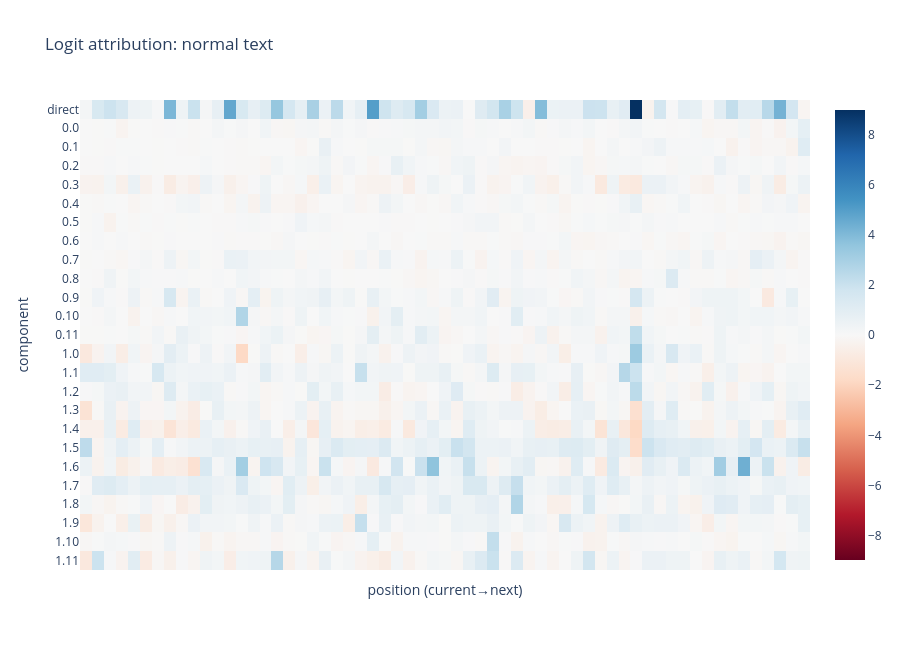
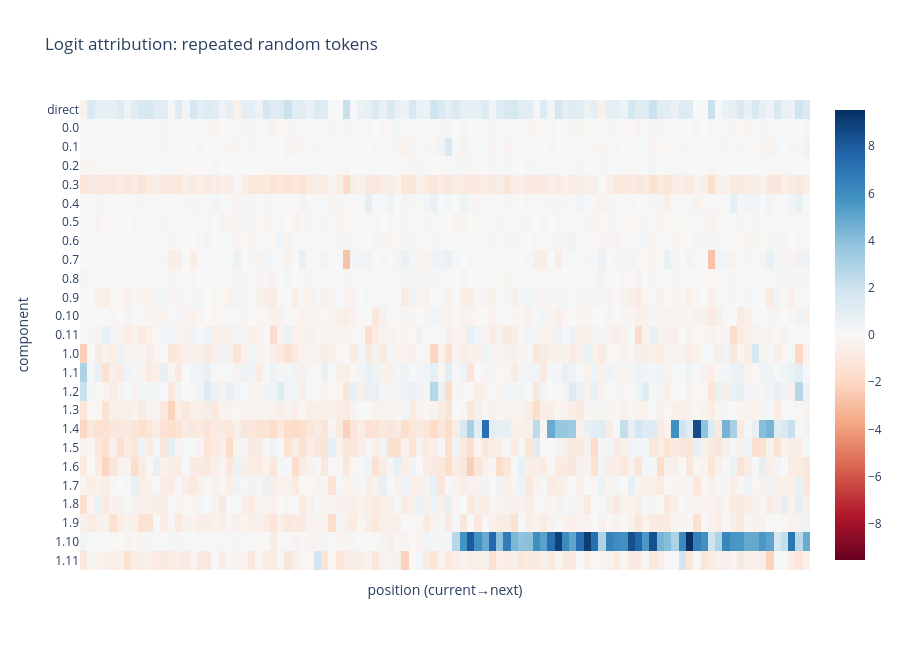

The cell these charts' notebook holds for them, in order:
### Code cell
component_labels = ["direct"] + [f"0.{h}" for h in range(12)] + [f"1.{h}" for h in range(12)]


def plot_attr(attr, tokens, title):
    str_toks = model.to_str_tokens(tokens)
    fig = px.imshow(
        utils.to_numpy(attr.T), x=[f"{i}: {s!r}→{n!r}" for i, (s, n) in enumerate(zip(str_toks[:-1], str_toks[1:]))],
        y=component_labels, color_continuous_scale="RdBu", color_continuous_midpoint=0, title=title, height=650,
        labels={"x": "position (current→next)", "y": "component"}, aspect="auto",
    )
    fig.update_xaxes(showticklabels=False)
    fig.show()


plot_attr(logit_attr, tokens, "Logit attribution: normal text")

rep_attr = logit_attribution(rep_cache["embed"], rep_cache["result", 0], rep_cache["result", 1], model.W_U, rep_tokens.squeeze())
plot_attr(rep_attr, rep_tokens.squeeze(), "Logit attribution: repeated random tokens")

### Figure 1 — Plotly figure (JSON) as saved in the notebook; plotly's stock layout.template omitted (floating-point values rounded to 4 significant figures; data arrays with more than 128 entries replaced by an {"elided": "..."} marker saying what was removed)
{"data": [{"coloraxis": "coloraxis", "hovertemplate": "position (current→next): %{x}<br>component: %{y}<br>color: %{z}<extra></extra>", "name": "0", "type": "heatmap", "x": ["0: '<|endoftext|>'→'We'", "1: 'We'→' think'", "2: ' think'→' that'", "3: ' that'→' powerful'", "4: ' powerful'→','", "5: ','→' significantly'", "6: ' significantly'→' super'", "7: ' super'→'human'", "8: 'human'→' machine'", "9: ' machine'→' intelligence'", "10: ' intelligence'→' is'", "11: ' is'→' more'", "12: ' more'→' likely'", "13: ' likely'→' than'", "14: ' than'→' not'", "15: ' not'→' to'", "16: ' to'→' be'", "17: ' be'→' created'", "18: ' created'→' this'", "19: ' this'→' century'", "20: ' century'→'.'", "21: '.'→' If'", "22: ' If'→' current'", "23: ' current'→' machine'", "24: ' machine'→' learning'", "25: ' learning'→' techniques'", "26: ' techniques'→' were'", "27: ' were'→' scaled'", "28: ' scaled'→' up'", "29: ' up'→' to'", "30: ' to'→' this'", "31: ' this'→' level'", "32: ' level'→','", "33: ','→' we'", "34: ' we'→' think'", "35: ' think'→' they'", "36: ' they'→' would'", "37: ' would'→' by'", "38: ' by'→' default'", "39: ' default'→' produce'", "40: ' produce'→' systems'", "41: ' systems'→' that'", "42: ' that'→' are'", "43: ' are'→' deceptive'", "44: ' deceptive'→' or'", "45: ' or'→' manip'", "46: ' manip'→'ulative'", "47: 'ulative'→','", "48: ','→' and'", "49: ' and'→' that'", "50: ' that'→' no'", "51: ' no'→' solid'", "52: ' solid'→' plans'", "53: ' plans'→' are'", "54: ' are'→' known'", "55: ' known'→' for'", "56: ' for'→' how'", "57: ' how'→' to'", "58: ' to'→' avoid'", "59: ' avoid'→' this'", "60: ' this'→'.'"], "xaxis": "x", "y": ["direct", "0.0", "0.1", "0.2", "0.3", "0.4", "0.5", "0.6", "0.7", "0.8", "0.9", "0.10", "0.11", "1.0", "1.1", "1.2", "1.3", "1.4", "1.5", "1.6", "1.7", "1.8", "1.9", "1.10", "1.11"], "yaxis": "y", "z": {"elided": "25x61 float values"}}], "layout": {"coloraxis": {"autocolorscale": false, "cmid": 0, "colorscale": [[0.0, "rgb(103,0,31)"], [0.1, "rgb(178,24,43)"], [0.2, "rgb(214,96,77)"], [0.3, "rgb(244,165,130)"], [0.4, "rgb(253,219,199)"], [0.5, "rgb(247,247,247)"], [0.6, "rgb(209,229,240)"], [0.7, "rgb(146,197,222)"], [0.8, "rgb(67,147,195)"], [0.9, "rgb(33,102,172)"], [1.0, "rgb(5,48,97)"]]}, "height": 650, "title": {"text": "Logit attribution: normal text"}, "xaxis": {"anchor": "y", "domain": [0.0, 1.0], "showticklabels": false, "title": {"text": "position (current→next)"}}, "yaxis": {"anchor": "x", "autorange": "reversed", "domain": [0.0, 1.0], "title": {"text": "component"}}}}

### Figure 2 — Plotly figure (JSON) as saved in the notebook; plotly's stock layout.template omitted (floating-point values rounded to 4 significant figures; data arrays with more than 128 entries replaced by an {"elided": "..."} marker saying what was removed)
{"data": [{"coloraxis": "coloraxis", "hovertemplate": "position (current→next): %{x}<br>component: %{y}<br>color: %{z}<extra></extra>", "name": "0", "type": "heatmap", "x": ["0: '<|endoftext|>'→'anguage'", "1: 'anguage'→' reign'", "2: ' reign'→'ای'", "3: 'ای'→' aides'", "4: ' aides'→' freight'", "5: ' freight'→' Break'", "6: ' Break'→' compete'", "7: ' compete'→' Ment'", "8: ' Ment'→'··'", "9: '··'→' vaginal'", "10: ' vaginal'→' burn'", "11: ' burn'→'을'", "12: '을'→'Connell'", "13: 'Connell'→' affiliates'", "14: ' affiliates'→'Back'", "15: 'Back'→'Trigger'", "16: 'Trigger'→' blade'", "17: ' blade'→'ų'", "18: 'ų'→' emotion'", "19: ' emotion'→' Ash'", "20: ' Ash'→' rupture'", "21: ' rupture'→'ian'", "22: 'ian'→' pickup'", "23: ' pickup'→' Theresa'", "24: ' Theresa'→' creepy'", "25: ' creepy'→' libert'", "26: ' libert'→'uclidean'", "27: 'uclidean'→' repairs'", "28: ' repairs'→'ylvan'", "29: 'ylvan'→'τή'", "30: 'τή'→' playwright'", "31: ' playwright'→' decou'", "32: ' decou'→' deliver'", "33: ' deliver'→' Steele'", "34: ' Steele'→'70'", "35: '70'→' employing'", "36: ' employing'→'idopsis'", "37: 'idopsis'→'hidden'", "38: 'hidden'→' Ren'", "39: ' Ren'→'UTR'", "40: 'UTR'→' morale'", "41: ' morale'→' vacant'", "42: ' vacant'→' _('", "43: ' _('→' contra'", "44: ' contra'→'ィ'", "45: 'ィ'→' vocals'", "46: ' vocals'→' reduces'", "47: ' reduces'→'Civil'", "48: 'Civil'→'ussion'", "49: 'ussion'→' deeds'", "50: ' deeds'→'anguage'", "51: 'anguage'→' reign'", "52: ' reign'→'ای'", "53: 'ای'→' aides'", "54: ' aides'→' freight'", "55: ' freight'→' Break'", "56: ' Break'→' compete'", "57: ' compete'→' Ment'", "58: ' Ment'→'··'", "59: '··'→' vaginal'", "60: ' vaginal'→' burn'", "61: ' burn'→'을'", "62: '을'→'Connell'", "63: 'Connell'→' affiliates'", "64: ' affiliates'→'Back'", "65: 'Back'→'Trigger'", "66: 'Trigger'→' blade'", "67: ' blade'→'ų'", "68: 'ų'→' emotion'", "69: ' emotion'→' Ash'", "70: ' Ash'→' rupture'", "71: ' rupture'→'ian'", "72: 'ian'→' pickup'", "73: ' pickup'→' Theresa'", "74: ' Theresa'→' creepy'", "75: ' creepy'→' libert'", "76: ' libert'→'uclidean'", "77: 'uclidean'→' repairs'", "78: ' repairs'→'ylvan'", "79: 'ylvan'→'τή'", "80: 'τή'→' playwright'", "81: ' playwright'→' decou'", "82: ' decou'→' deliver'", "83: ' deliver'→' Steele'", "84: ' Steele'→'70'", "85: '70'→' employing'", "86: ' employing'→'idopsis'", "87: 'idopsis'→'hidden'", "88: 'hidden'→' Ren'", "89: ' Ren'→'UTR'", "90: 'UTR'→' morale'", "91: ' morale'→' vacant'", "92: ' vacant'→' _('", "93: ' _('→' contra'", "94: ' contra'→'ィ'", "95: 'ィ'→' vocals'", "96: ' vocals'→' reduces'", "97: ' reduces'→'Civil'", "98: 'Civil'→'ussion'", "99: 'ussion'→' deeds'"], "xaxis": "x", "y": ["direct", "0.0", "0.1", "0.2", "0.3", "0.4", "0.5", "0.6", "0.7", "0.8", "0.9", "0.10", "0.11", "1.0", "1.1", "1.2", "1.3", "1.4", "1.5", "1.6", "1.7", "1.8", "1.9", "1.10", "1.11"], "yaxis": "y", "z": {"elided": "25x100 float values"}}], "layout": {"coloraxis": {"autocolorscale": false, "cmid": 0, "colorscale": [[0.0, "rgb(103,0,31)"], [0.1, "rgb(178,24,43)"], [0.2, "rgb(214,96,77)"], [0.3, "rgb(244,165,130)"], [0.4, "rgb(253,219,199)"], [0.5, "rgb(247,247,247)"], [0.6, "rgb(209,229,240)"], [0.7, "rgb(146,197,222)"], [0.8, "rgb(67,147,195)"], [0.9, "rgb(33,102,172)"], [1.0, "rgb(5,48,97)"]]}, "height": 650, "title": {"text": "Logit attribution: repeated random tokens"}, "xaxis": {"anchor": "y", "domain": [0.0, 1.0], "showticklabels": false, "title": {"text": "position (current→next)"}}, "yaxis": {"anchor": "x", "autorange": "reversed", "domain": [0.0, 1.0], "title": {"text": "component"}}}}
